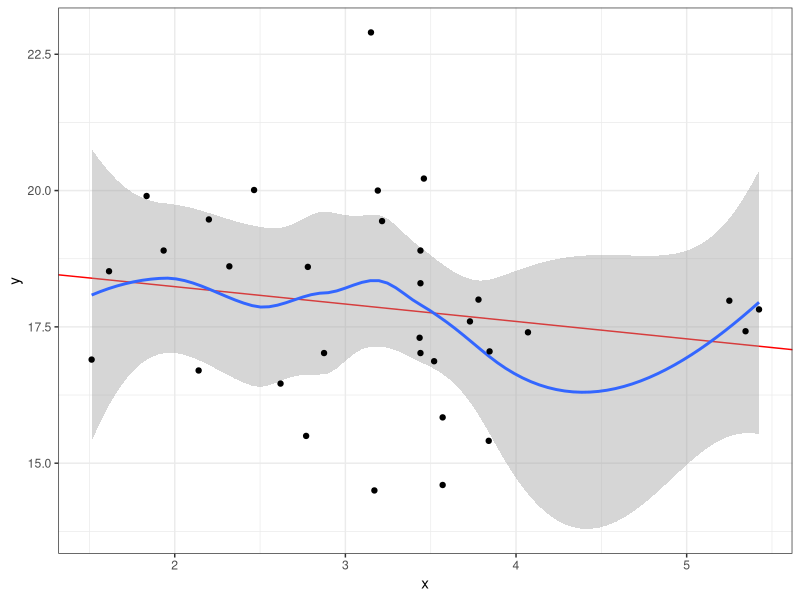

Generate this figure with R:
library(dplyr, warn.conflicts = F)
library(ggplot2, warn.conflicts = F)

tidyCars = mtcars %>% mutate(am=as.factor(am),cyl=as.factor(cyl),vs=as.factor(vs),gear=as.factor(gear),carb=as.factor(carb))
row.names(tidyCars) = row.names(mtcars)

xcol = "wt"
ycol = "qsec"

x = tidyCars[,xcol]
y = tidyCars[,ycol]
xyDf = data.frame(x,y) %>% arrange(x)

x = xyDf$x
y = xyDf$y
fit = lm(y~x)

df = data.frame(var = character(0), val = character(0), stringsAsFactors = F)
df[nrow(df) + 1,] = c("x",toString(x))
df[nrow(df) + 1,] = c("y",toString(y))

# compute sums
n = length(x)
df[nrow(df) + 1,] = c("n",toString(n))

sumx = sum(x)
df[nrow(df) + 1,] = c("sum(x)",toString(sumx))

sumy = sum(y)
df[nrow(df) + 1,] = c("sum(y)",toString(sumy))

x2 = (x^2)
df[nrow(df) + 1,] = c("x2",toString(x2))

y2 = (y^2)
df[nrow(df) + 1,] = c("y^2",toString(y2))

sumx2 = sum(x2)
df[nrow(df) + 1,] = c("sum(x2)",toString(sumx2))

sumy2 = sum(y2)
df[nrow(df) + 1,] = c("sum(y2)",toString(sumy2))

xy = (x*y)
df[nrow(df) + 1,] = c("x*y",toString(xy))

sumxy = sum(xy)
df[nrow(df) + 1,] = c("sum(xy)",toString(sumxy))

# compute model
meanx = mean(x)
df[nrow(df) + 1,] = c("mean(x)",toString(meanx))

meany = mean(y)
df[nrow(df) + 1,] = c("mean(y)",toString(meany))

sdx = sd(x)
df[nrow(df) + 1,] = c("sd(x)",toString(sdx))

sdy = sd(y)
df[nrow(df) + 1,] = c("sd(y)",toString(sdy))

ssxy = sumxy - (sumx*sumy)/n
df[nrow(df) + 1,] = c("ssxy = sumxy - (sumx*sumy)/n",toString(ssxy))

ssx = sumx2 - sumx^2/n
df[nrow(df) + 1,] = c("ssx = sumx2 - sumx^2/n",toString(ssx))

ssy = sumy2 - sumy^2/n
df[nrow(df) + 1,] = c("ssy = sumy2 - sumy^2/n",toString(ssy))

# slope is b1 and intercept is b0
b1 = ssxy/ssx
df[nrow(df) + 1,] = c("b1 = ssxy/ssx",toString(b1))

b0 = meany - (b1 * meanx)
df[nrow(df) + 1,] = c("b0 = meany - (b1 * meanx)",toString(b0))

mse = mean((y - b0 * x) ^2)
df[nrow(df) + 1,] = c("mse = mean((y - b0 * x) ^2)",toString(mse))

lse = sum((y - (b0 + b1*x))^2)
df[nrow(df) + 1,] = c("lse = sum((y - (b0 + b1*x))^2)",toString(lse))

# significance of regression model, r is the normalized, r is same as corXY
r = ssxy / sqrt(ssx * ssy)
df[nrow(df) + 1,] = c("r = ssxy / sqrt(ssx * ssy)",toString(r))
# linear determination
r2 = r^2
df[nrow(df) + 1,] = c("r2 = r^2",toString(r2))

tStat = (r-0)/ sqrt((1-r2)/(n-2))
df[nrow(df) + 1,] = c("t statistic=(r-0)/ sqrt((1-r2)/(n-2))",toString(tStat))

sampleXActual = tidyCars[1,xcol]
sampleYActual = tidyCars[1,ycol]
sampleYEstimated = b0 - (b1 * sampleXActual)
df[nrow(df) + 1,] = c("actual x row 1",toString(sampleXActual))
df[nrow(df) + 1,] = c("actual y row 1",toString(sampleYActual))
df[nrow(df) + 1,] = c("estimated y=b0 - (b1 * actual x)",toString(sampleYEstimated))

xLabel = xcol
yLabel = ycol
titleLabel = paste(ycol," as a function of ", xcol)

g = ggplot(tidyCars,aes(y = y,x = x))
g = g  + scale_size(range = c(2, 5), guide = "none" )
g = g + geom_abline(intercept = b0, slope = b1, colour = "red")
g = g + geom_smooth(method="loess", formula=y~x)
g = g + geom_point()
g = g + labs(list(x=xLabel,y=yLabel, title=titleLabel))
g = g + theme_bw()
g
